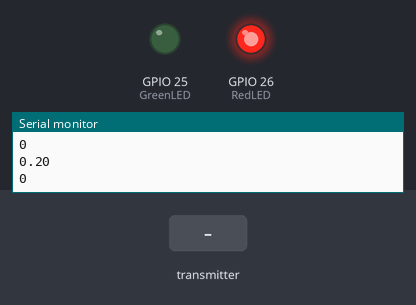
Bench run of a program on a simulated ESP32. Shown: output pins drawn as LEDs (lit = HIGH), the last lines printed to the serial monitor. The test bench sets the inputs (shaded band).

Above: at 1.2 s.
1.3 s: the transmitter starts sending request = 1
At 2.7 s:
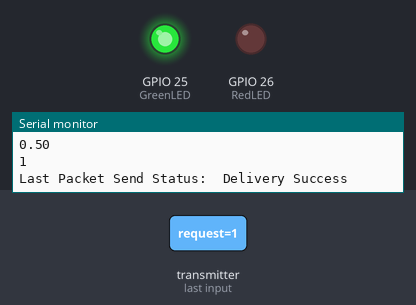
3.0 s: the transmitter starts sending request = 0
At 4.4 s:
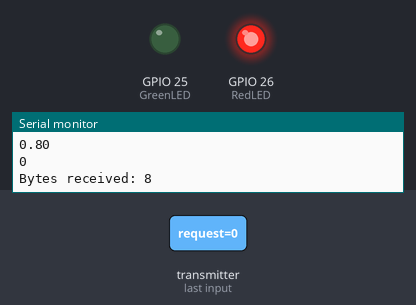
Timing chart, 0 to 6.0 s (numbered marks = the images above; inputs shaded):
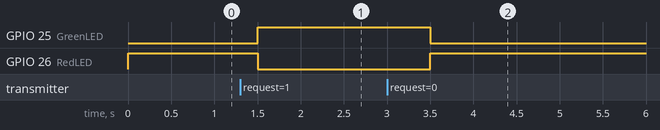

The program:

main.cpp
```cpp
#include <Arduino.h>
#include <esp_now.h>
#include <WiFi.h>

// MAC Addresses of L and R ESPs
// Use MAC Address of RECEIVER
uint8_t broadcastAddress[] = {0x90,0x38,0x0C,0xED,0x67,0x70}; // L
//uint8_t broadcastAddress[] = {0xC0,0x49,0xEF,0x44,0xDB,0x54}; // R

const int GreenLED = 25;
const int RedLED = 26;

//Variables of local temperature and query boolean
float outgoingTemp = 0.0;
bool incomingRequest = 0;

//String to store if sending data was successful
String success;

//Must match the receiver structure
typedef struct struct_message {
    float temp;
    bool request;
} struct_message;

// Create a struct_message called LocalTemp to hold local ESP temperature
struct_message LocalTemp;

//Create Struct_message called IncomingQuery to hold query boolean
struct_message IncomingQuery;

esp_now_peer_info_t peerInfo;

// Callback when data is sent
void OnDataSent(const uint8_t *mac_addr, esp_now_send_status_t status) {
  Serial.print("\r\nLast Packet Send Status:\t");
  Serial.println(status == ESP_NOW_SEND_SUCCESS ? "Delivery Success" : "Delivery Fail");
  if (status == 0){
    success = "Delivery Success :)";
  }
  else{
    success = "Delivery Fail :(";
  }
}

// Callback when data is received
void OnDataRecv(const uint8_t * mac, const uint8_t *incomingData, int len) {
  memcpy(&IncomingQuery, incomingData, sizeof(IncomingQuery));
  Serial.print("Bytes received: ");
  Serial.println(len);
  incomingRequest = IncomingQuery.request;
}


void setup()
{
  Serial.begin(115200);
  //Set ESP as WiFi Station
  WiFi.mode(WIFI_STA);
  //Init ESP-NOW
  if (esp_now_init() != ESP_OK) {
    Serial.println("Error initializing ESP-NOW");
    return;
  }

  esp_now_register_send_cb(OnDataSent);
  esp_now_register_recv_cb(OnDataRecv);

  //Register Peer
  memcpy(peerInfo.peer_addr, broadcastAddress, 6);
  peerInfo.channel = 0;
  peerInfo.encrypt = false;

  //Add Peer
  if (esp_now_add_peer(&peerInfo) != ESP_OK){
    Serial.println("Failed to add peer");
    return;
  }

  // Setup LED pins
  pinMode(GreenLED, OUTPUT);
  pinMode(RedLED, OUTPUT);

}

void loop()
{
  //Set local temp to broadcast
  if (outgoingTemp < 40)
  {
    outgoingTemp += 0.1;
  } else
  {
    outgoingTemp = 0;
  }

  LocalTemp.temp = outgoingTemp;
  incomingRequest = IncomingQuery.request;
  Serial.println(incomingRequest);

  // Send message via ESP-NOW if FF node has requested
  if (IncomingQuery.request == 1){
    digitalWrite(GreenLED, HIGH);
    digitalWrite(RedLED, LOW);
    LocalTemp.request = 1;
    esp_now_send(broadcastAddress, (uint8_t *) &LocalTemp, sizeof(LocalTemp));
  } else {
    LocalTemp.request = 0;
    digitalWrite(GreenLED, LOW);
    digitalWrite(RedLED, HIGH);
  }

  delay(500);
  Serial.println(outgoingTemp);
}
```

Measured:
- after the input at 1.3 s, GPIO 25 (GreenLED): LOW → HIGH after 0.20 s; GPIO 26 (RedLED): HIGH → LOW after 0.20 s
- after the input at 3.0 s, GPIO 25 (GreenLED): HIGH → LOW after 0.50 s; GPIO 26 (RedLED): LOW → HIGH after 0.50 s
